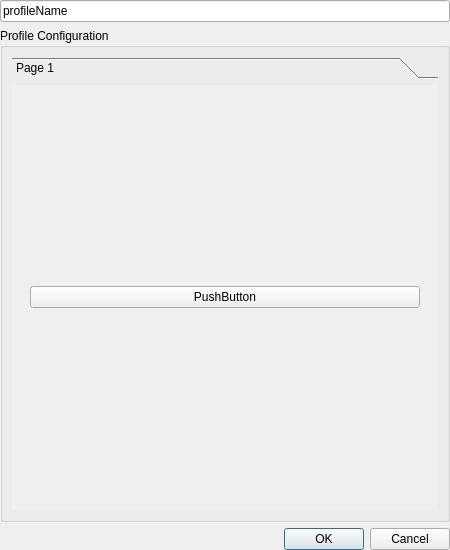
<?xml version="1.0" encoding="UTF-8"?>
<ui version="4.0">
 <class>EditProfile</class>
 <widget class="QWidget" name="EditProfile">
  <property name="geometry">
   <rect>
    <x>0</x>
    <y>0</y>
    <width>450</width>
    <height>550</height>
   </rect>
  </property>
  <property name="windowTitle">
   <string>Form</string>
  </property>
  <layout class="QVBoxLayout" name="MainVerticalLayout">
   <property name="margin">
    <number>0</number>
   </property>
   <item>
    <widget class="QLineEdit" name="profileName">
     <property name="toolTip">
      <string>Profile Name</string>
     </property>
     <property name="text">
      <string>profileName</string>
     </property>
    </widget>
   </item>
   <item>
    <widget class="QGroupBox" name="configBox">
     <property name="title">
      <string>Profile Configuration</string>
     </property>
     <layout class="QVBoxLayout" name="verticalLayout">
      <item>
       <widget class="QToolBox" name="configToolBox">
        <property name="currentIndex">
         <number>0</number>
        </property>
        <widget class="QWidget" name="page">
         <property name="geometry">
          <rect>
           <x>0</x>
           <y>0</y>
           <width>426</width>
           <height>420</height>
          </rect>
         </property>
         <attribute name="label">
          <string>Page 1</string>
         </attribute>
         <layout class="QVBoxLayout" name="verticalLayout_2">
          <item>
           <widget class="QScrollArea" name="scrollArea">
            <property name="frameShape">
             <enum>QFrame::NoFrame</enum>
            </property>
            <property name="widgetResizable">
             <bool>true</bool>
            </property>
            <widget class="QWidget" name="scrollAreaWidgetContents">
             <property name="geometry">
              <rect>
               <x>0</x>
               <y>0</y>
               <width>418</width>
               <height>412</height>
              </rect>
             </property>
             <layout class="QVBoxLayout" name="verticalLayout_3">
              <item>
               <widget class="QPushButton" name="pushButton">
                <property name="text">
                 <string>PushButton</string>
                </property>
                <property name="icon">
                 <iconset resource="icons/temp_icons.qrc">
                  <normaloff>:/edit_icon/ok.png</normaloff>:/edit_icon/ok.png</iconset>
                </property>
               </widget>
              </item>
             </layout>
            </widget>
           </widget>
          </item>
         </layout>
        </widget>
       </widget>
      </item>
     </layout>
    </widget>
   </item>
   <item>
    <widget class="QDialogButtonBox" name="buttonBox">
     <property name="standardButtons">
      <set>QDialogButtonBox::Cancel|QDialogButtonBox::Ok</set>
     </property>
    </widget>
   </item>
  </layout>
 </widget>
 <resources>
  <include location="icons/temp_icons.qrc"/>
 </resources>
 <connections>
  <connection>
   <sender>buttonBox</sender>
   <signal>accepted()</signal>
   <receiver>EditProfile</receiver>
   <slot>readProfileConfig()</slot>
   <hints>
    <hint type="sourcelabel">
     <x>319</x>
     <y>538</y>
    </hint>
    <hint type="destinationlabel">
     <x>-2</x>
     <y>117</y>
    </hint>
   </hints>
  </connection>
  <connection>
   <sender>buttonBox</sender>
   <signal>rejected()</signal>
   <receiver>EditProfile</receiver>
   <slot>hide()</slot>
   <hints>
    <hint type="sourcelabel">
     <x>272</x>
     <y>535</y>
    </hint>
    <hint type="destinationlabel">
     <x>-3</x>
     <y>151</y>
    </hint>
   </hints>
  </connection>
 </connections>
 <slots>
  <slot>readProfileConfig()</slot>
 </slots>
</ui>
